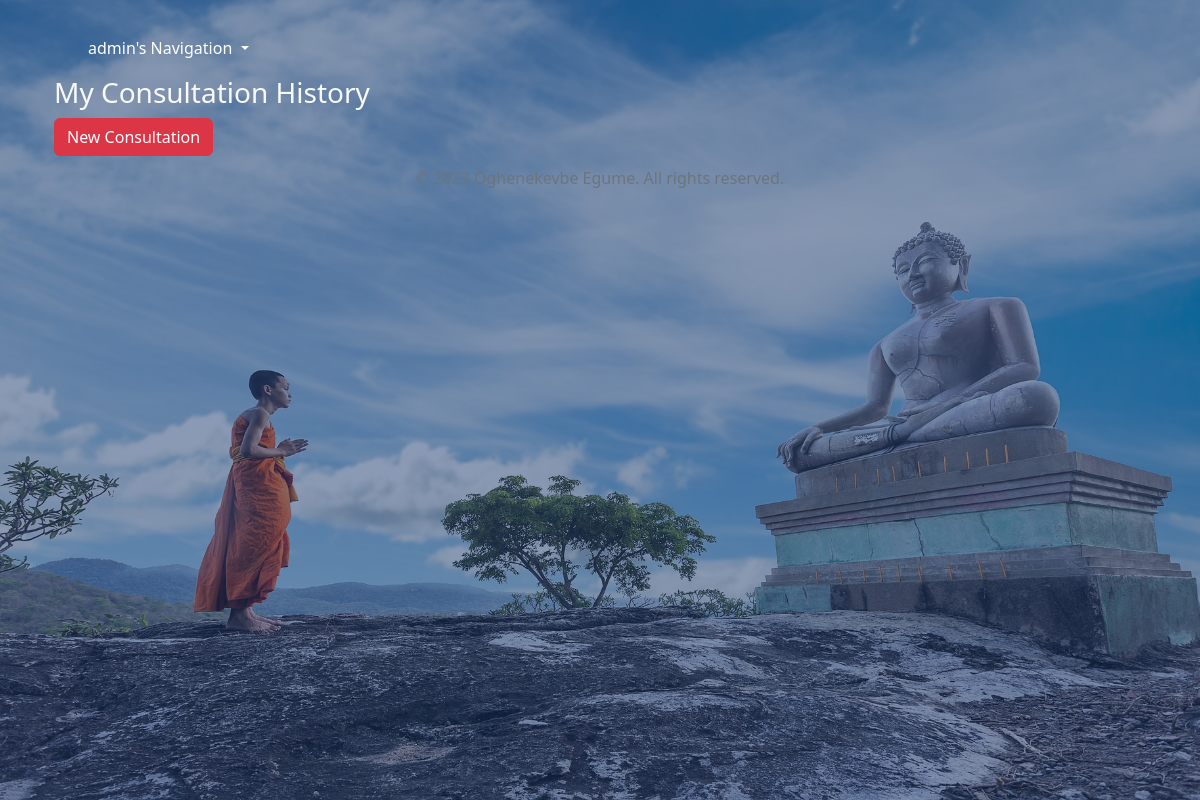
The page /professional_list/ (signed in) on the database as committed earlier.
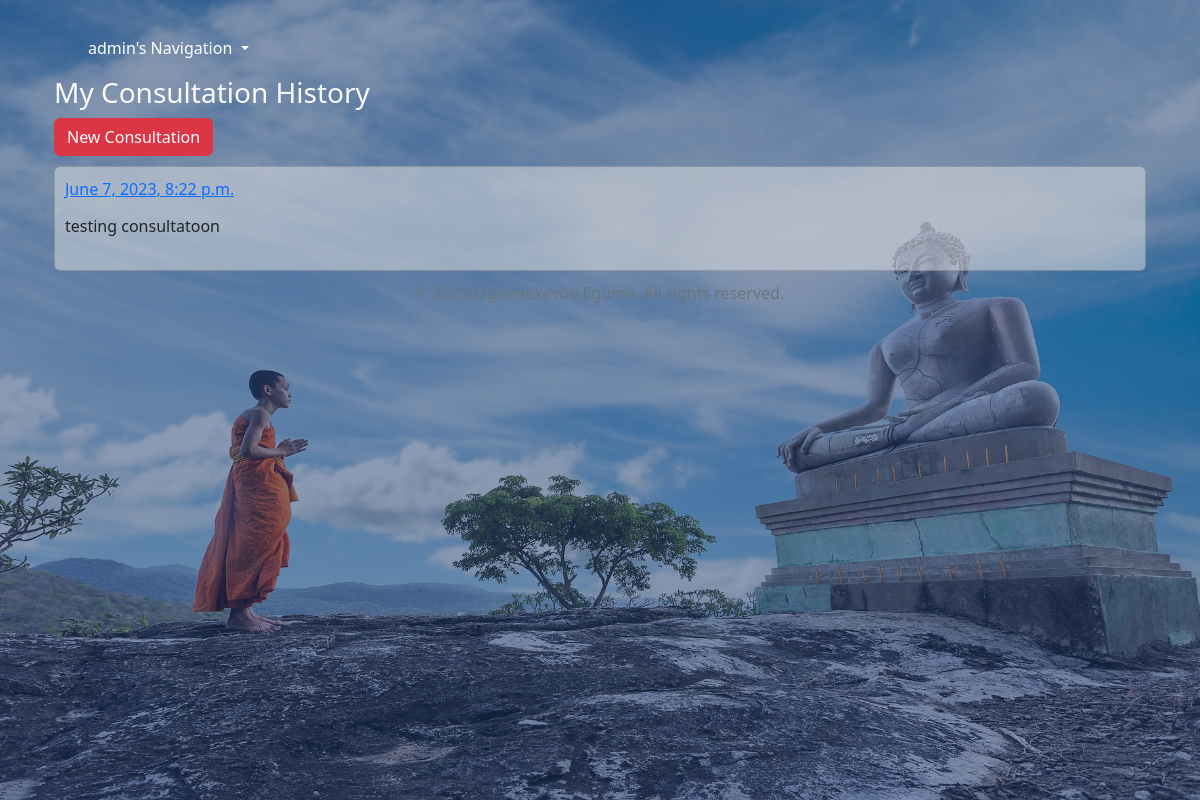
The same page on the database as committed later.
### life/models.py (models this page shows, shortened)
class Consultation(models.Model):
    doctor = models.ForeignKey(Doctor, on_delete=models.CASCADE, null=True)
    patient = models.ForeignKey(Patient, on_delete=models.CASCADE)
    date = models.DateTimeField(default=datetime.now)
    complaint = models.TextField(default='')
    comment = models.ForeignKey('ConsultationComment', on_delete=models.CASCADE, null=True, blank=True,
                                related_name='consultation_comments')
    class Meta:
        ordering = ['-date']

### life/views.py (the view)
# urls.py: path("professional_list/", Professional.as_view(), name="professional_list"),
class Professional(UserMixin, ListView):
    model = Consultation
    template_name = "professional_list.html"
    context_object_name = "consultations"

### life/views.py (called while the page is built)
    def test_func(self):
        return self.request.user.is_authenticated

### life/templates/professional_list.html (shortened to what this page needs)
{% extends 'base.html' %}
{% load static %}
{% block content %}
<div class="container">
  <div class="row">
      <div id="consultation">
        <h3 class="text-light">My Consultation History</h3>
        <a href="{% url 'add_consultation' %}" class="btn btn-danger">New Consultation</a>
        {% for item in consultations %}
          {% if item.patient.user == request.user %}
            <div class="card" style="background-color: rgba(225, 225, 225, 0.5); padding: 10px; margin-top: 10px;">
              <a href="{% url 'professional_detail' item.pk %}">{{ item.date }}</a>
              <p><h6>{{ item.complaint|truncatechars:40 }}</h6></p>
            </div>
          {% endif %}
        {% endfor %}
      </div>
  </div>
</div>
{% endblock %}

Rows that differ between the two databases and show on the page:
added Consultation: date "June 7, 2023, 8:22 p.m.", complaint "testing consultatoon"
